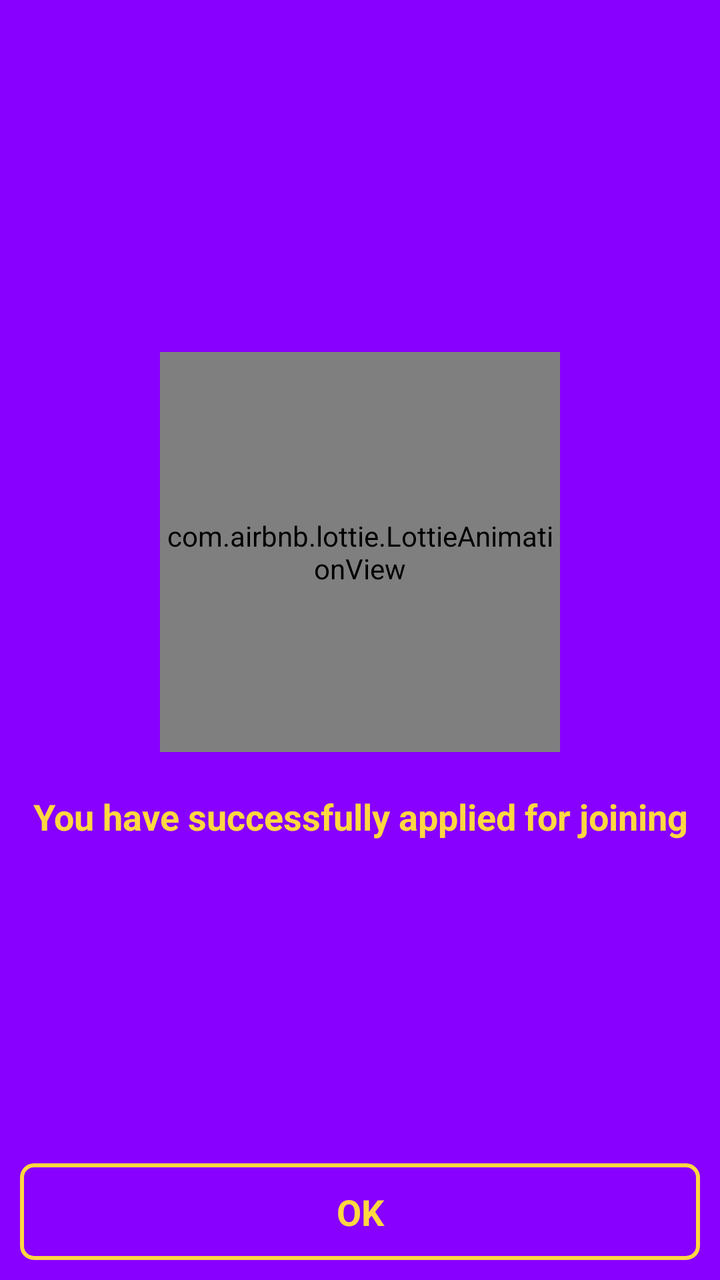
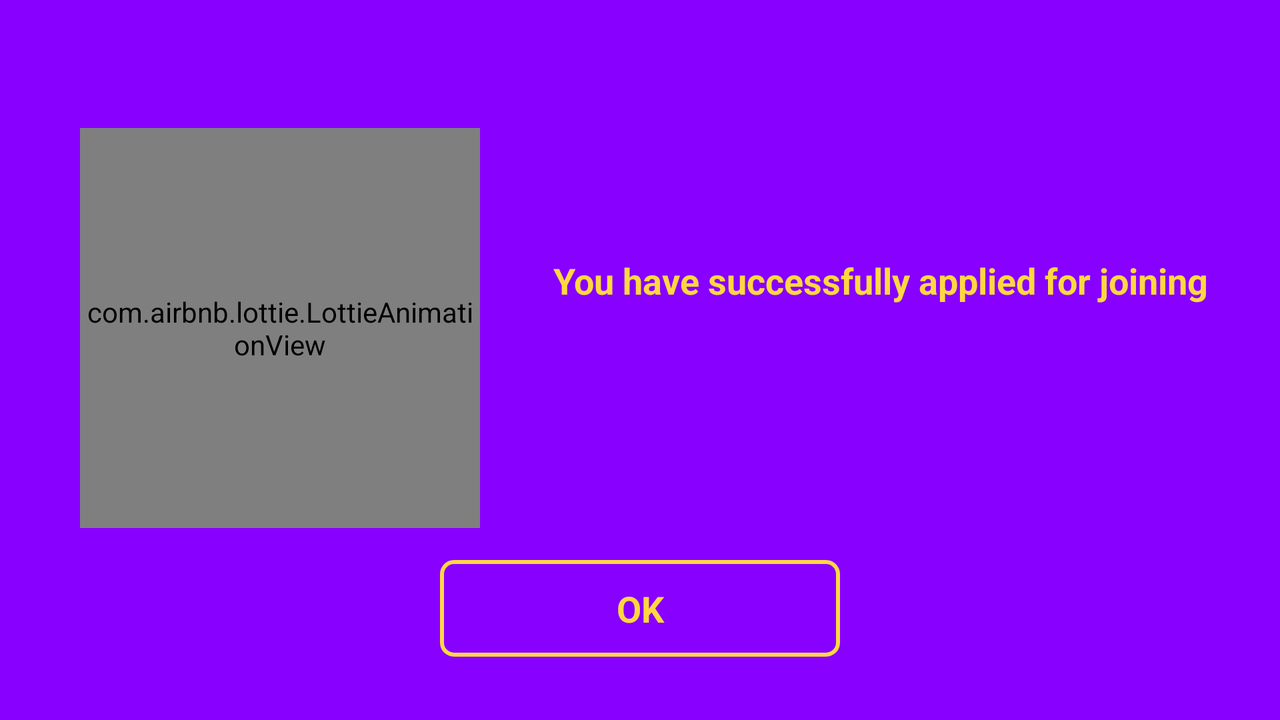

Compare how this app lays out the same screen by default and in its alternative resource folder. The renders come first, then the two layout files and the values they reference.
<!-- AndroidManifest.xml: application theme AppTheme -->
<!-- res/layout/activity_enrolled.xml -->
<?xml version="1.0" encoding="utf-8"?>
<androidx.constraintlayout.widget.ConstraintLayout xmlns:android="http://schemas.android.com/apk/res/android"
    xmlns:app="http://schemas.android.com/apk/res-auto"
    android:layout_width="match_parent"
    android:layout_height="match_parent"
    android:background="@color/colorPrimary">

    <com.airbnb.lottie.LottieAnimationView
        android:id="@+id/lavLargeTick"
        android:layout_width="200dp"
        android:layout_height="200dp"
        android:layout_gravity="center"
        app:layout_constraintBottom_toBottomOf="parent"
        app:layout_constraintEnd_toEndOf="parent"
        app:layout_constraintStart_toStartOf="parent"
        app:layout_constraintTop_toTopOf="parent"
        app:layout_constraintVertical_bias="0.4"
        app:lottie_autoPlay="false"
        app:lottie_loop="false"
        app:lottie_rawRes="@raw/anim_tick_large"
        app:lottie_speed="1" />

    <TextView
        android:id="@+id/tvEnrolled"
        style="@style/TextOnly"
        android:layout_width="wrap_content"
        android:layout_height="wrap_content"
        android:layout_marginTop="20dp"
        android:text="@string/you_have_successfully_applied_for_joining"
        android:textColor="@color/colorAccent"
        app:layout_constraintEnd_toEndOf="parent"
        app:layout_constraintStart_toStartOf="parent"
        app:layout_constraintTop_toBottomOf="@id/lavLargeTick" />

    <TextView
        android:id="@+id/btnOk"
        style="@style/ButtonFramed"
        android:layout_width="match_parent"
        android:layout_height="wrap_content"
        android:layout_marginStart="10dp"
        android:layout_marginEnd="10dp"
        android:layout_marginBottom="10dp"
        android:text="@string/ok"
        app:layout_constraintBottom_toBottomOf="parent"
        app:layout_constraintEnd_toEndOf="parent"
        app:layout_constraintStart_toStartOf="parent" />

</androidx.constraintlayout.widget.ConstraintLayout>
<!-- resources referenced by this layout -->
<resources>
  <color name="colorAccent">#FFD740</color>
  <color name="colorPrimary">#8800FF</color>
  <string name="ok">OK</string>
  <string name="you_have_successfully_applied_for_joining">You have successfully applied for joining</string>
  <style name="ButtonFramed" parent="ButtonNormal">
          <item name="android:background">@drawable/bg_btn_framed</item>
          <item name="android:textColor">@drawable/selector_btn_framed_text</item>
      </style>
  <style name="TextOnly">
          <item name="android:textStyle">bold</item>
          <item name="android:textSize">18sp</item>
          <item name="android:textColor">@color/colorPrimary</item>
          <item name="android:background">@null</item>
          <item name="android:textAlignment">center</item>
      </style>
  <style name="AppTheme" parent="Theme.MaterialComponents.NoActionBar">
          
          <item name="colorPrimary">@color/colorPrimary</item>
          <item name="colorPrimaryDark">@color/colorPrimaryDark</item>
          <item name="colorAccent">@color/colorAccent</item>
          
          <item name="android:windowBackground">@color/colorAlmostWhite</item>
          
      </style>
  <style name="ButtonNormal">
          <item name="android:clickable">true</item>
          <item name="android:focusable">true</item>
          <item name="android:paddingStart">20dp</item>
          <item name="android:paddingEnd">20dp</item>
          <item name="android:paddingTop">12dp</item>
          <item name="android:paddingBottom">12dp</item>
          <item name="android:textStyle">bold</item>
          <item name="android:textSize">18sp</item>
          <item name="android:textColor">@color/colorAccent</item>
          <item name="android:background">@drawable/bg_btn_normal</item>
          <item name="android:textAlignment">center</item>
      </style>
  <!-- drawable bg_btn_framed (drawable) -->
  <?xml version="1.0" encoding="utf-8"?>
  <selector xmlns:android="http://schemas.android.com/apk/res/android">
      <item android:drawable="@drawable/bg_btn_framed_pressed" android:state_pressed="true" />
      <item android:drawable="@drawable/bg_btn_framed_unpressed" />
  </selector>
  <!-- drawable selector_btn_framed_text (drawable) -->
  <?xml version="1.0" encoding="utf-8"?>
  <selector xmlns:android="http://schemas.android.com/apk/res/android">
      <item android:color="@color/colorPrimary" android:state_pressed="true" />
      <item android:color ="@color/colorAccent" />
  </selector>
  <color name="colorPrimaryDark">#6700E4</color>
  <color name="colorAlmostWhite">#fafafa</color>
  <!-- drawable bg_btn_normal (drawable) -->
  <?xml version="1.0" encoding="utf-8"?>
  <selector xmlns:android="http://schemas.android.com/apk/res/android">
      <item android:state_pressed="true" android:drawable="@drawable/bg_btn_normal_pressed" />
      <item android:drawable="@drawable/bg_btn_normal_unpressed" />
  </selector>
  <!-- drawable bg_btn_framed_pressed (drawable) -->
  <?xml version="1.0" encoding="utf-8"?>
  <shape xmlns:android="http://schemas.android.com/apk/res/android"
      android:shape="rectangle">
      <solid android:color="@color/colorAccent" />
      <corners android:radius="@dimen/corner_radius" />
  </shape>
  <!-- drawable bg_btn_framed_unpressed (drawable) -->
  <?xml version="1.0" encoding="utf-8"?>
  <shape xmlns:android="http://schemas.android.com/apk/res/android"
      android:shape="rectangle">
      <stroke android:color="@color/colorAccent" android:width="2dp" />
      <corners android:radius="@dimen/corner_radius" />
  </shape>
  <dimen name="corner_radius">6dp</dimen>
</resources>
<!-- res/layout-land/activity_enrolled.xml (the repository's variant of the layout above) -->
<!-- drawn on the phone turned sideways -->
<?xml version="1.0" encoding="utf-8"?>
<androidx.constraintlayout.widget.ConstraintLayout xmlns:android="http://schemas.android.com/apk/res/android"
    xmlns:app="http://schemas.android.com/apk/res-auto"
    xmlns:tools="http://schemas.android.com/tools"
    android:layout_width="match_parent"
    android:layout_height="match_parent"
    android:background="@color/colorPrimary">

    <com.airbnb.lottie.LottieAnimationView
        android:id="@+id/lavLargeTick"
        android:layout_width="200dp"
        android:layout_height="200dp"
        android:layout_gravity="center"
        android:layout_marginStart="40dp"
        app:layout_constraintBottom_toBottomOf="parent"
        app:layout_constraintStart_toStartOf="parent"
        app:layout_constraintTop_toTopOf="parent"
        app:layout_constraintVertical_bias="0.4"
        app:lottie_autoPlay="false"
        app:lottie_loop="false"
        app:lottie_rawRes="@raw/anim_tick_large"
        app:lottie_speed="1" />

    <TextView
        android:id="@+id/tvEnrolled"
        style="@style/TextOnly"
        android:layout_width="wrap_content"
        android:layout_height="wrap_content"
        android:text="@string/you_have_successfully_applied_for_joining"
        android:textColor="@color/colorAccent"
        app:layout_constraintBottom_toTopOf="@+id/btnOk"
        app:layout_constraintEnd_toEndOf="parent"
        app:layout_constraintHorizontal_bias="0.5"
        app:layout_constraintStart_toEndOf="@id/lavLargeTick"
        app:layout_constraintTop_toTopOf="parent" />

    <TextView
        android:id="@+id/btnOk"
        style="@style/ButtonFramed"
        android:layout_width="200dp"
        android:layout_height="wrap_content"
        android:layout_marginStart="10dp"
        android:layout_marginEnd="10dp"
        android:layout_marginBottom="16dp"
        android:text="@string/ok"
        app:layout_constraintBottom_toBottomOf="parent"
        app:layout_constraintEnd_toEndOf="parent"
        app:layout_constraintHorizontal_bias="0.5"
        app:layout_constraintStart_toStartOf="parent"
        app:layout_constraintTop_toBottomOf="@id/lavLargeTick" />

</androidx.constraintlayout.widget.ConstraintLayout>
